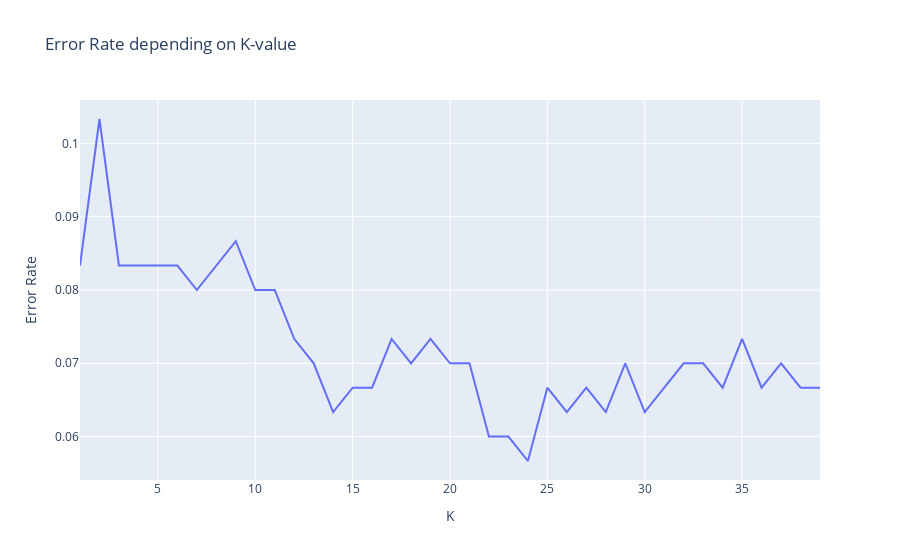

The code cell stored with this chart in its notebook:
### Code cell
# Visualize error rate
import plotly.express as px
# Minimum at K=24
px.line(x=range(1,40), y=error_rate, title='Error Rate depending on K-value', labels={'x':'K','y':'Error Rate'})

### Figure 1 — Plotly figure (JSON) as saved in the notebook; plotly's stock layout.template omitted (floating-point values rounded to 4 significant figures)
{"data": [{"hovertemplate": "K=%{x}<br>Error Rate=%{y}<extra></extra>", "legendgroup": "", "line": {"color": "#636efa", "dash": "solid"}, "mode": "lines", "name": "", "orientation": "v", "showlegend": false, "type": "scatter", "x": [1, 2, 3, 4, 5, 6, 7, 8, 9, 10, 11, 12, 13, 14, 15, 16, 17, 18, 19, 20, 21, 22, 23, 24, 25, 26, 27, 28, 29, 30, 31, 32, 33, 34, 35, 36, 37, 38, 39], "xaxis": "x", "y": [0.08333, 0.1033, 0.08333, 0.08333, 0.08333, 0.08333, 0.08, 0.08333, 0.08667, 0.08, 0.08, 0.07333, 0.07, 0.06333, 0.06667, 0.06667, 0.07333, 0.07, 0.07333, 0.07, 0.07, 0.06, 0.06, 0.05667, 0.06667, 0.06333, 0.06667, 0.06333, 0.07, 0.06333, 0.06667, 0.07, 0.07, 0.06667, 0.07333, 0.06667, 0.07, 0.06667, 0.06667], "yaxis": "y"}], "layout": {"legend": {"tracegroupgap": 0}, "title": {"text": "Error Rate depending on K-value"}, "xaxis": {"anchor": "y", "domain": [0, 1], "title": {"text": "K"}}, "yaxis": {"anchor": "x", "domain": [0, 1], "title": {"text": "Error Rate"}}}}
